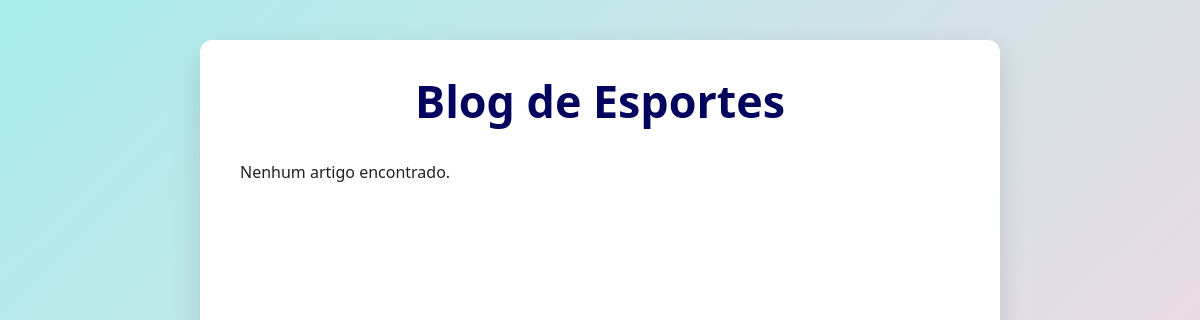
Before: / with the older database file.
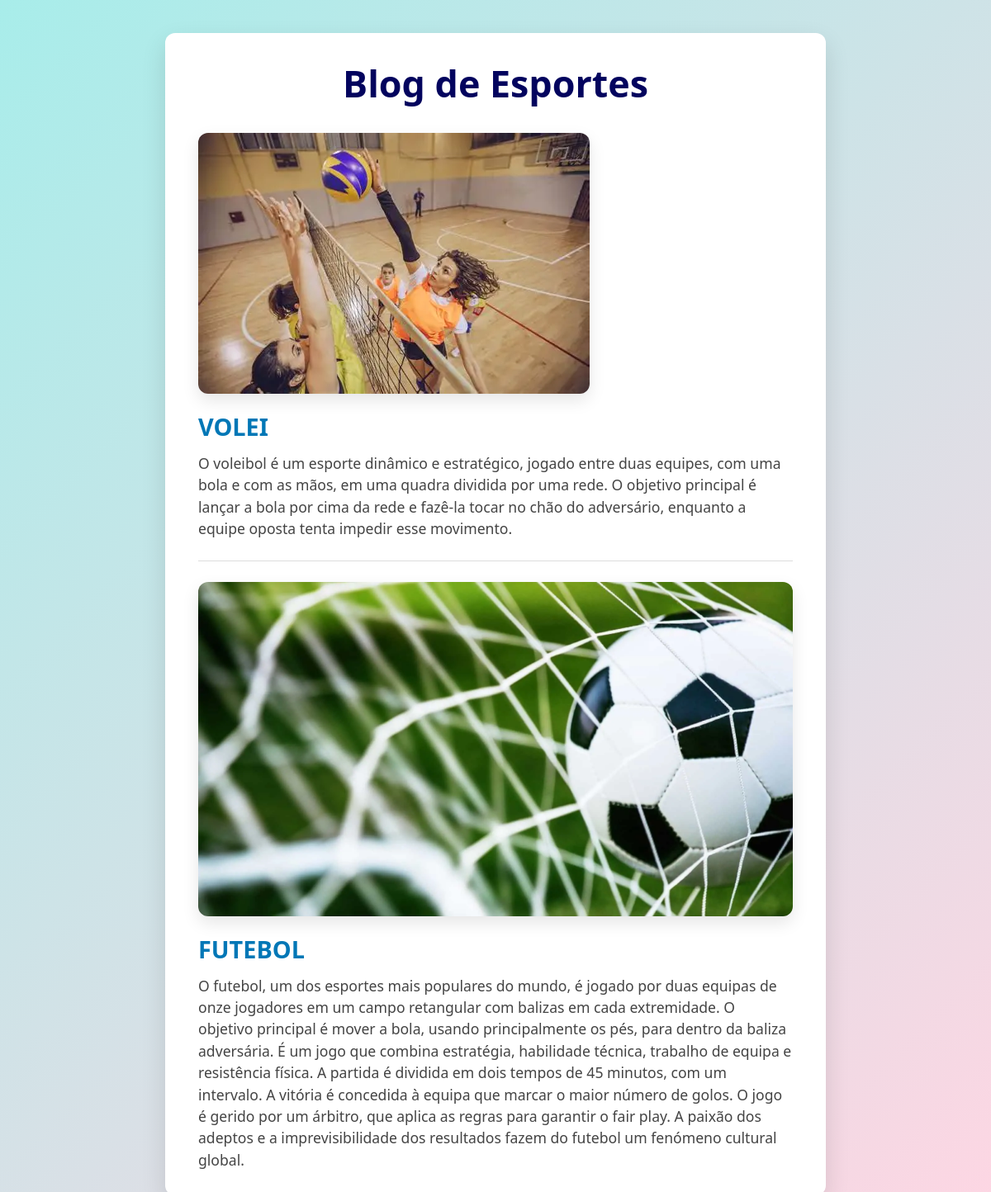
After: the same page with the newer database file.
### blog/models.py (models this page shows)
class Post(models.Model):
    title = models.CharField(max_length=200)
    content = models.TextField()
    image = models.ImageField(upload_to='blog_images/', blank=True, null=True)
    created_at = models.DateTimeField(auto_now_add=True)

### blog/views.py (the view)
def index(request):
    posts = Post.objects.all().order_by('-created_at')
    return render(request, 'blog/index.html', {'posts': posts})

### blog/templates/blog/index.html (shortened to what this page needs)
{% load static %}
<!DOCTYPE html>
<html lang="pt-br">
<head>
</head>
<body>
  <div class="container">
    <h1>Blog de Esportes</h1>
    {% for post in posts %}
      <article>
        {% if post.image %}
          <img src="{{ post.image.url }}" alt="{{ post.title }}">
        {% endif %}
        <h2>{{ post.title }}</h2>
        <p>{{ post.content }}</p>
      </article>
    {% empty %}
      <p>Nenhum artigo encontrado.</p>
    {% endfor %}
  </div>
</body>
</html>

### blog/templates/blog/index.html (style rules this page uses)
* { box-sizing: border-box; margin: 0; padding: 0; }
body { font-family: 'Segoe UI', Tahoma, Geneva, Verdana, sans-serif; background: linear-gradient(135deg, #a8edea, #fed6e3); color: #222; min-height: 100vh; padding: 40px 20px; display: flex; justify-content: center; }
.container { max-width: 800px; width: 100%; background: #fff; border-radius: 12px; box-shadow: 0 12px 30px rgba(0, 0, 0, 0.12); padding: 30px 40px; }
h1 { text-align: center; color: #03045e; margin-bottom: 30px; font-size: 2.8rem; }
article { border-bottom: 1px solid #ddd; padding-bottom: 25px; margin-bottom: 25px; }
article:last-child { border-bottom: none; margin-bottom: 0; padding-bottom: 0; }
article img { max-width: 100%; border-radius: 12px; box-shadow: 0 8px 20px rgba(0, 0, 0, 0.1); margin-bottom: 15px; }
article h2 { color: #0077b6; margin-bottom: 12px; font-size: 1.8rem; }
article p { font-size: 1.1rem; line-height: 1.5; color: #444; }

Changed rows visible on the page:
added Post: image (picture), title "VOLEI", content "O voleibol é um esporte dinâmico e estratégico, jogado entre duas equipes, com uma bola e com as mãos, em uma quadra dividida por uma rede. O objetivo principal é lançar a bola por cima da rede e fazê-la tocar no chão do adversário, enquanto a equipe oposta tenta impedir esse movimento."
added Post: image (picture), title "FUTEBOL", content "O futebol, um dos esportes mais populares do mundo, é jogado por duas equipas de onze jogadores em um campo retangular com balizas em cada extremidade. O objetivo principal é mover a bola, usando principalmente os pés, para dentro da baliza adversária. É um jogo que combina estratégia, habilidade técnica, trabalho de equipa e resistência física. A partida é dividida em dois tempos de 45 minutos, com um intervalo. A vitória é concedida à equipa que marcar o maior número de golos. O jogo é gerido por um árbitro, que aplica as regras para garantir o fair play. A paixão dos adeptos e a imprevisibilidade dos resultados fazem do futebol um fenómeno cultural global."
Other visible differences:
text no longer shown: "Nenhum artigo encontrado."
